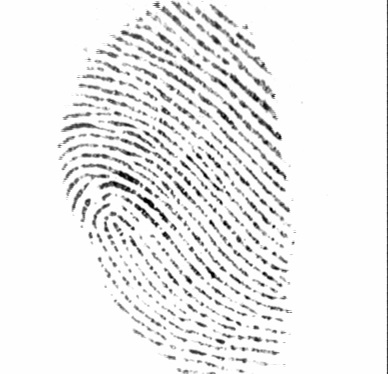
#> input picture fingerprint-recognition/sample/101.jpg, 388 x 374 px
$ python -i app.py   (imports and definitions only)   (older library calls are emulated)
#> lines starting #> are read from the running program, lines starting #| are printed output that depends on the picture; after the words box and inside, x2 and y2 are one past the last pixel; in counts of white or black regions, pixels touching at a corner belong together
#> further down, picture is the input picture: shape (374, 388); min 0, max 255, mean 236.9
### fingerprint-recognition/enhance/ridge_segment.py
# -*- coding: utf-8 -*-
"""
Created on Mon Apr 18 23:04:30 2016

@author: utkarsh
"""


# RIDGESEGMENT - Normalises fingerprint image and segments ridge region
#
# Function identifies ridge regions of a fingerprint image and returns a
# mask identifying this region.  It also normalises the intesity values of
# the image so that the ridge regions have zero mean, unit standard
# deviation.
#
# This function breaks the image up into blocks of size blksze x blksze and
# evaluates the standard deviation in each region.  If the standard
# deviation is above the threshold it is deemed part of the fingerprint.
# Note that the image is normalised to have zero mean, unit standard
# deviation prior to performing this process so that the threshold you
# specify is relative to a unit standard deviation.
#
# Usage:   [normim, mask, maskind] = ridgesegment(im, blksze, thresh)
#
# Arguments:   im     - Fingerprint image to be segmented.
#              blksze - Block size over which the the standard
#                       deviation is determined (try a value of 16).
#              thresh - Threshold of standard deviation to decide if a
#                       block is a ridge region (Try a value 0.1 - 0.2)
#
# Returns:     normim - Image where the ridge regions are renormalised to
#                       have zero mean, unit standard deviation.
#              mask   - Mask indicating ridge-like regions of the image,
#                       0 for non ridge regions, 1 for ridge regions.
#              maskind - Vector of indices of locations within the mask.
#
# Suggested values for a 500dpi fingerprint image:
#
#   [normim, mask, maskind] = ridgesegment(im, 16, 0.1)
#
# See also: RIDGEORIENT, RIDGEFREQ, RIDGEFILTER

### REFERENCES

# Peter Kovesi
# School of Computer Science & Software Engineering
# The University of Western Australia
# pk at csse uwa edu au
# http://www.csse.uwa.edu.au/~pk


import numpy as np

def normalise(img,mean,std):
    normed = (img - np.mean(img))/(np.std(img));
    return(normed)

def ridge_segment(im,blksze,thresh):

#> called with blksze = 16, thresh = 0.1
    rows,cols = im.shape;

    im = normalise(im,0,1);    # normalise to get zero mean and unit standard deviation


    new_rows =  np.int(blksze * np.ceil((np.float(rows))/(np.float(blksze))))
    new_cols =  np.int(blksze * np.ceil((np.float(cols))/(np.float(blksze))))

    padded_img = np.zeros((new_rows,new_cols));
    stddevim = np.zeros((new_rows,new_cols));

    padded_img[0:rows][:,0:cols] = im;

    for i in range(0,new_rows,blksze):
        for j in range(0,new_cols,blksze):
            block = padded_img[i:i+blksze][:,j:j+blksze];

            stddevim[i:i+blksze][:,j:j+blksze] = np.std(block)*np.ones(block.shape)
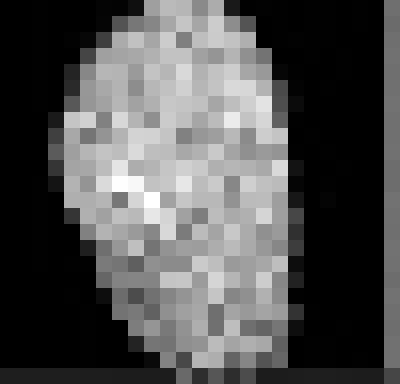
#> stddevim: shape (384, 400) float64; min 0, max 1.85, mean 0.597; drawn with min black and max white

    stddevim = stddevim[0:rows][:,0:cols]
#> stddevim: shape (374, 388) float64

    mask = stddevim > thresh;
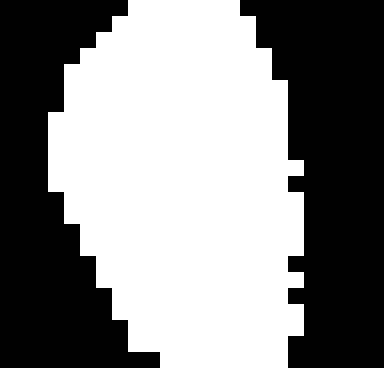
#> mask: shape (374, 388) bool; 53.8% white; 2 black regions, box (x1, y1, x2, y2) and area: (240, 0, 384, 368) 35584, (0, 0, 160, 368) 31488

    mean_val = np.mean(im[mask]);
#> mean_val = -0.377

    std_val = np.std(im[mask]);
#> std_val = 1.25

    normim = (im - mean_val)/(std_val);

    return(normim,mask)

### fingerprint-recognition/enhance/ridge_orient.py
# -*- coding: utf-8 -*-
"""
Created on Tue Apr 19 11:31:54 2016

@author: utkarsh
"""


# RIDGEORIENT - Estimates the local orientation of ridges in a fingerprint
#
# Usage:  [orientim, reliability, coherence] = ridgeorientation(im, gradientsigma,...
#                                             blocksigma, ...
#                                             orientsmoothsigma)
#
# Arguments:  im                - A normalised input image.
#             gradientsigma     - Sigma of the derivative of Gaussian
#                                 used to compute image gradients.
#             blocksigma        - Sigma of the Gaussian weighting used to
#                                 sum the gradient moments.
#             orientsmoothsigma - Sigma of the Gaussian used to smooth
#                                 the final orientation vector field.
#                                 Optional: if ommitted it defaults to 0
#
# Returns:    orientim          - The orientation image in radians.
#                                 Orientation values are +ve clockwise
#                                 and give the direction *along* the
#                                 ridges.
#             reliability       - Measure of the reliability of the
#                                 orientation measure.  This is a value
#                                 between 0 and 1. I think a value above
#                                 about 0.5 can be considered 'reliable'.
#                                 reliability = 1 - Imin./(Imax+.001);
#             coherence         - A measure of the degree to which the local
#                                 area is oriented.
#                                 coherence = ((Imax-Imin)./(Imax+Imin)).^2;
#
# With a fingerprint image at a 'standard' resolution of 500dpi suggested
# parameter values might be:
#
#    [orientim, reliability] = ridgeorient(im, 1, 3, 3);
#
# See also: RIDGESEGMENT, RIDGEFREQ, RIDGEFILTER

### REFERENCES

# May 2003      Original version by Raymond Thai,
# January 2005  Reworked by Peter Kovesi
# October 2011  Added coherence computation and orientsmoothsigma made optional
#
# School of Computer Science & Software Engineering
# The University of Western Australia
# pk at csse uwa edu au
# http://www.csse.uwa.edu.au/~pk


import numpy as np;
import cv2;
from scipy import ndimage;
from scipy import signal

def ridge_orient(im, gradientsigma, blocksigma, orientsmoothsigma):
#> called with gradientsigma = 1, blocksigma = 7, orientsmoothsigma = 7
    rows,cols = im.shape;
#> rows = 374; cols = 388
    #Calculate image gradients.
    sze = np.fix(6*gradientsigma);
    if np.remainder(sze,2) == 0:
        sze = sze+1;

    gauss = cv2.getGaussianKernel(np.int(sze),gradientsigma);
    f = gauss * gauss.T;

    fy,fx = np.gradient(f);     #Gradient of Gaussian

    #Gx = ndimage.convolve(np.double(im),fx);
    #Gy = ndimage.convolve(np.double(im),fy);

    Gx = signal.convolve2d(im,fx,mode='same');
    Gy = signal.convolve2d(im,fy,mode='same');

    Gxx = np.power(Gx,2);
    Gyy = np.power(Gy,2);
    Gxy = Gx*Gy;

    #Now smooth the covariance data to perform a weighted summation of the data.

    sze = np.fix(6*blocksigma);

    gauss = cv2.getGaussianKernel(np.int(sze),blocksigma);
    f = gauss * gauss.T;

    Gxx = ndimage.convolve(Gxx,f);
    Gyy = ndimage.convolve(Gyy,f);
    Gxy = 2*ndimage.convolve(Gxy,f);

    # Analytic solution of principal direction
    denom = np.sqrt(np.power(Gxy,2) + np.power((Gxx - Gyy),2)) + np.finfo(float).eps;

    sin2theta = Gxy/denom;            # Sine and cosine of doubled angles
    cos2theta = (Gxx-Gyy)/denom;


    if orientsmoothsigma:
        sze = np.fix(6*orientsmoothsigma);
        if np.remainder(sze,2) == 0:
            sze = sze+1;
        gauss = cv2.getGaussianKernel(np.int(sze),orientsmoothsigma);
        f = gauss * gauss.T;
        cos2theta = ndimage.convolve(cos2theta,f); # Smoothed sine and cosine of
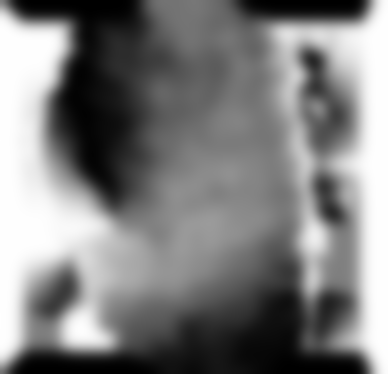
#> cos2theta: shape (374, 388) float64; min -1, max 1, mean -0.000319; drawn with min black and max white
        sin2theta = ndimage.convolve(sin2theta,f); # doubled angles
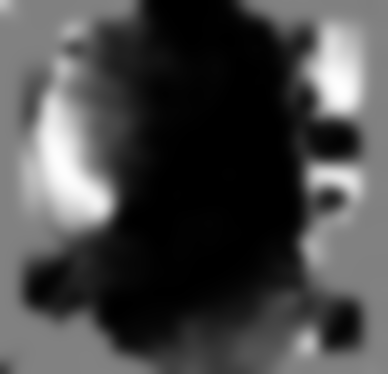
#> sin2theta: shape (374, 388) float64; min -1, max 0.973, mean -0.442; drawn with min black and max white

    orientim = np.pi/2 + np.arctan2(sin2theta,cos2theta)/2;
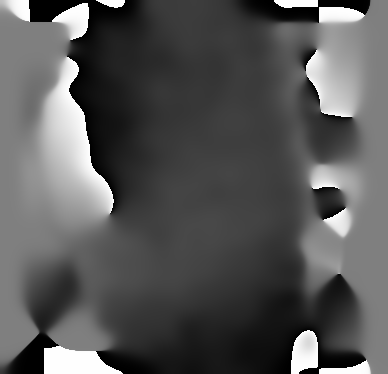
#> orientim: shape (374, 388) float64; min 2.1e-08, max 3.14, mean 1.08; drawn with min black and max white
    return(orientim);

### fingerprint-recognition/enhance/ridge_freq.py
# -*- coding: utf-8 -*-
"""
Created on Tue Apr 19 12:14:49 2016

@author: utkarsh
"""


# RIDGEFREQ - Calculates a ridge frequency image
#
# Function to estimate the fingerprint ridge frequency across a
# fingerprint image. This is done by considering blocks of the image and
# determining a ridgecount within each block by a call to FREQEST.
#
# Usage:
#  [freqim, medianfreq] =  ridgefreq(im, mask, orientim, blksze, windsze, ...
#                                    minWaveLength, maxWaveLength)
#
# Arguments:
#         im       - Image to be processed.
#         mask     - Mask defining ridge regions (obtained from RIDGESEGMENT)
#         orientim - Ridge orientation image (obtained from RIDGORIENT)
#         blksze   - Size of image block to use (say 32)
#         windsze  - Window length used to identify peaks. This should be
#                    an odd integer, say 3 or 5.
#         minWaveLength,  maxWaveLength - Minimum and maximum ridge
#                     wavelengths, in pixels, considered acceptable.
#
# Returns:
#         freqim     - An image  the same size as im with  values set to
#                      the estimated ridge spatial frequency within each
#                      image block.  If a  ridge frequency cannot be
#                      found within a block, or cannot be found within the
#                      limits set by min and max Wavlength freqim is set
#                      to zeros within that block.
#         medianfreq - Median frequency value evaluated over all the
#                      valid regions of the image.
#
# Suggested parameters for a 500dpi fingerprint image
#   [freqim, medianfreq] = ridgefreq(im,orientim, 32, 5, 5, 15);
#

# See also: RIDGEORIENT, FREQEST, RIDGESEGMENT

# Reference:
# Hong, L., Wan, Y., and Jain, A. K. Fingerprint image enhancement:
# Algorithm and performance evaluation. IEEE Transactions on Pattern
# Analysis and Machine Intelligence 20, 8 (1998), 777 789.

### REFERENCES

# Peter Kovesi
# School of Computer Science & Software Engineering
# The University of Western Australia
# pk at csse uwa edu au
# http://www.csse.uwa.edu.au/~pk


import numpy as np
#import math
#import scipy.ndimage
from .frequest import frequest

def ridge_freq(im, mask, orient, blksze, windsze,minWaveLength, maxWaveLength):
#> called with blksze = 38, windsze = 5, minWaveLength = 5, maxWaveLength = 15
    rows,cols = im.shape;
#> rows = 374; cols = 388
    freq = np.zeros((rows,cols));

    for r in range(0,rows-blksze,blksze):
        for c in range(0,cols-blksze,blksze):
            blkim = im[r:r+blksze][:,c:c+blksze];
            blkor = orient[r:r+blksze][:,c:c+blksze];


            freq[r:r+blksze][:,c:c+blksze] = frequest(blkim,blkor,windsze,minWaveLength,maxWaveLength);
#> this loop made 9 passes
#> blkim: shape (38, 38) float64; values 0.641 (black) and 0.656 (white), 5.4% white; 1 white region, box (x1, y1, x2, y2) and area: (0, 25, 10, 38) 78
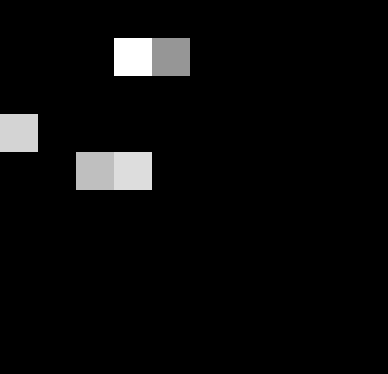
#> freq: shape (374, 388) float64; min 0, max 0.2, mean 0.00804; drawn with min black and max white

    freq = freq*mask;
    freq_1d = np.reshape(freq,(1,rows*cols));
    ind = np.where(freq_1d>0);

    ind = np.array(ind);
    ind = ind[1,:];

    non_zero_elems_in_freq = freq_1d[0][ind];

    meanfreq = np.mean(non_zero_elems_in_freq);
    medianfreq = np.median(non_zero_elems_in_freq);         # does not work properly
    return(freq,meanfreq)

### fingerprint-recognition/enhance/frequest.py
# -*- coding: utf-8 -*-
"""
Created on Fri Apr 22 02:51:53 2016

@author: utkarsh
"""


# FREQEST - Estimate fingerprint ridge frequency within image block
#
# Function to estimate the fingerprint ridge frequency within a small block
# of a fingerprint image.  This function is used by RIDGEFREQ
#
# Usage:
#  freqim =  freqest(im, orientim, windsze, minWaveLength, maxWaveLength)
#
# Arguments:
#         im       - Image block to be processed.
#         orientim - Ridge orientation image of image block.
#         windsze  - Window length used to identify peaks. This should be
#                    an odd integer, say 3 or 5.
#         minWaveLength,  maxWaveLength - Minimum and maximum ridge
#                     wavelengths, in pixels, considered acceptable.
#
# Returns:
#         freqim    - An image block the same size as im with all values
#                     set to the estimated ridge spatial frequency.  If a
#                     ridge frequency cannot be found, or cannot be found
#                     within the limits set by min and max Wavlength
#                     freqim is set to zeros.
#
# Suggested parameters for a 500dpi fingerprint image
#   freqim = freqest(im,orientim, 5, 5, 15);
#
# See also:  RIDGEFREQ, RIDGEORIENT, RIDGESEGMENT

### REFERENCES

# Peter Kovesi
# School of Computer Science & Software Engineering
# The University of Western Australia
# pk at csse uwa edu au
# http://www.csse.uwa.edu.au/~pk


import numpy as np
import math
import scipy.ndimage
#import cv2
def frequest(im,orientim,windsze,minWaveLength,maxWaveLength):
    rows,cols = np.shape(im);

    # Find mean orientation within the block. This is done by averaging the
    # sines and cosines of the doubled angles before reconstructing the
    # angle again.  This avoids wraparound problems at the origin.


    cosorient = np.mean(np.cos(2*orientim));
    sinorient = np.mean(np.sin(2*orientim));
    orient = math.atan2(sinorient,cosorient)/2;

    # Rotate the image block so that the ridges are vertical

    #ROT_mat = cv2.getRotationMatrix2D((cols/2,rows/2),orient/np.pi*180 + 90,1)
    #rotim = cv2.warpAffine(im,ROT_mat,(cols,rows))
    rotim = scipy.ndimage.rotate(im,orient/np.pi*180 + 90,axes=(1,0),reshape = False,order = 3,mode = 'nearest');

    # Now crop the image so that the rotated image does not contain any
    # invalid regions.  This prevents the projection down the columns
    # from being mucked up.

    cropsze = int(np.fix(rows/np.sqrt(2)));
    offset = int(np.fix((rows-cropsze)/2));
    rotim = rotim[offset:offset+cropsze][:,offset:offset+cropsze];

    # Sum down the columns to get a projection of the grey values down
    # the ridges.

    proj = np.sum(rotim,axis = 0);
    dilation = scipy.ndimage.grey_dilation(proj, windsze,structure=np.ones(windsze));

    temp = np.abs(dilation - proj);

    peak_thresh = 2;

    maxpts = (temp<peak_thresh) & (proj > np.mean(proj));
    maxind = np.where(maxpts);

    rows_maxind,cols_maxind = np.shape(maxind);

    # Determine the spatial frequency of the ridges by divinding the
    # distance between the 1st and last peaks by the (No of peaks-1). If no
    # peaks are detected, or the wavelength is outside the allowed bounds,
    # the frequency image is set to 0

    if(cols_maxind<2):
        freqim = np.zeros(im.shape);
    else:
        NoOfPeaks = cols_maxind;
        waveLength = (maxind[0][cols_maxind-1] - maxind[0][0])/(NoOfPeaks - 1);
        if waveLength>=minWaveLength and waveLength<=maxWaveLength:
            freqim = 1/np.double(waveLength) * np.ones(im.shape);
        else:
            freqim = np.zeros(im.shape);

    return(freqim);


### fingerprint-recognition/enhance/image_enhance.py
# -*- coding: utf-8 -*-
"""
Created on Mon Apr 18 22:50:30 2016

@author: utkarsh
"""
from .ridge_segment import ridge_segment
from .ridge_orient import ridge_orient
from .ridge_freq import ridge_freq
from .ridge_filter import ridge_filter

def image_enhance(img):
    blksze = 16;
    thresh = 0.1;
    normim,mask = ridge_segment(img,blksze,thresh);             # normalise the image and find a ROI


    gradientsigma = 1;
    blocksigma = 7;
    orientsmoothsigma = 7;
    orientim = ridge_orient(normim, gradientsigma, blocksigma, orientsmoothsigma);              # find orientation of every pixel


    blksze = 38;
    windsze = 5;
    minWaveLength = 5;
    maxWaveLength = 15;
    freq,medfreq = ridge_freq(normim, mask, orientim, blksze, windsze, minWaveLength,maxWaveLength);    #find the overall frequency of ridges


    freq = medfreq*mask;
    kx = 0.65;ky = 0.65;
    newim = ridge_filter(normim, orientim, freq, kx, ky);       # create gabor filter and do the actual filtering


    #th, bin_im = cv2.threshold(np.uint8(newim),0,255,cv2.THRESH_BINARY);
    return(newim < -3)

### fingerprint-recognition/enhance/ridge_filter.py
# -*- coding: utf-8 -*-
"""
Created on Fri Apr 22 03:15:03 2016

@author: utkarsh
"""


# RIDGEFILTER - enhances fingerprint image via oriented filters
#
# Function to enhance fingerprint image via oriented filters
#
# Usage:
#  newim =  ridgefilter(im, orientim, freqim, kx, ky, showfilter)
#
# Arguments:
#         im       - Image to be processed.
#         orientim - Ridge orientation image, obtained from RIDGEORIENT.
#         freqim   - Ridge frequency image, obtained from RIDGEFREQ.
#         kx, ky   - Scale factors specifying the filter sigma relative
#                    to the wavelength of the filter.  This is done so
#                    that the shapes of the filters are invariant to the
#                    scale.  kx controls the sigma in the x direction
#                    which is along the filter, and hence controls the
#                    bandwidth of the filter.  ky controls the sigma
#                    across the filter and hence controls the
#                    orientational selectivity of the filter. A value of
#                    0.5 for both kx and ky is a good starting point.
#         showfilter - An optional flag 0/1.  When set an image of the
#                      largest scale filter is displayed for inspection.
#
# Returns:
#         newim    - The enhanced image
#
# See also: RIDGEORIENT, RIDGEFREQ, RIDGESEGMENT

# Reference:
# Hong, L., Wan, Y., and Jain, A. K. Fingerprint image enhancement:
# Algorithm and performance evaluation. IEEE Transactions on Pattern
# Analysis and Machine Intelligence 20, 8 (1998), 777 789.

### REFERENCES

# Peter Kovesi
# School of Computer Science & Software Engineering
# The University of Western Australia
# pk at csse uwa edu au
# http://www.csse.uwa.edu.au/~pk


import numpy as np
import scipy;
def ridge_filter(im, orient, freq, kx, ky):
#> called with kx = 0.65, ky = 0.65
    angleInc = 3;
    im = np.double(im);
    rows,cols = im.shape;
    newim = np.zeros((rows,cols));

    freq_1d = np.reshape(freq,(1,rows*cols));
    ind = np.where(freq_1d>0);

    ind = np.array(ind);
    ind = ind[1,:];

    # Round the array of frequencies to the nearest 0.01 to reduce the
    # number of distinct frequencies we have to deal with.

    non_zero_elems_in_freq = freq_1d[0][ind];
    non_zero_elems_in_freq = np.double(np.round((non_zero_elems_in_freq*100)))/100;

    unfreq = np.unique(non_zero_elems_in_freq);

    # Generate filters corresponding to these distinct frequencies and
    # orientations in 'angleInc' increments.

    sigmax = 1/unfreq[0]*kx;
    sigmay = 1/unfreq[0]*ky;

    sze = np.round(3*np.max([sigmax,sigmay]));

    x,y = np.meshgrid(np.linspace(-sze,sze,(2*sze + 1)),np.linspace(-sze,sze,(2*sze + 1)));

    reffilter = np.exp(-(( (np.power(x,2))/(sigmax*sigmax) + (np.power(y,2))/(sigmay*sigmay)))) * np.cos(2*np.pi*unfreq[0]*x); # this is the original gabor filter
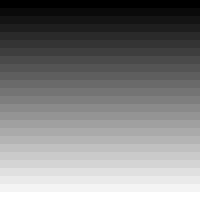
#> y: shape (25, 25) float64 (shown 8 times larger); min -12, max 12, mean 0; drawn with min black and max white

    filt_rows, filt_cols = reffilter.shape;

    gabor_filter = np.array(np.zeros((int(180/angleInc),int(filt_rows),int(filt_cols))));

    for o in range(0,int(180/angleInc)):

        # Generate rotated versions of the filter.  Note orientation
        # image provides orientation *along* the ridges, hence +90
        # degrees, and imrotate requires angles +ve anticlockwise, hence
        # the minus sign.

        rot_filt = scipy.ndimage.rotate(reffilter,-(o*angleInc + 90),reshape = False);
        gabor_filter[o] = rot_filt;

    # Find indices of matrix points greater than maxsze from the image
    # boundary

    maxsze = int(sze);

    temp = freq>0;
    validr,validc = np.where(temp)

    temp1 = validr>maxsze;
    temp2 = validr<rows - maxsze;
    temp3 = validc>maxsze;
    temp4 = validc<cols - maxsze;

    final_temp = temp1 & temp2 & temp3 & temp4;

    finalind = np.where(final_temp);

    # Convert orientation matrix values from radians to an index value
    # that corresponds to round(degrees/angleInc)

    maxorientindex = np.round(180/angleInc);
    orientindex = np.round(orient/np.pi*180/angleInc);
#> (the rest of the program and of its run is left out)
